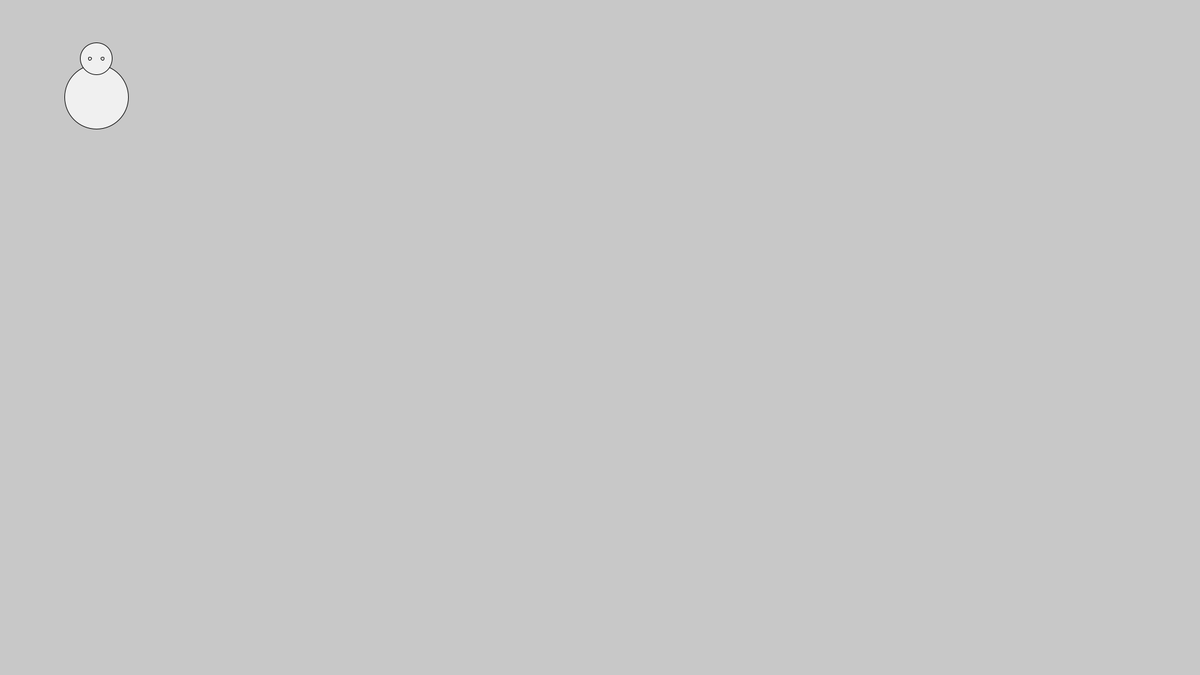
Frame 1 (no input)
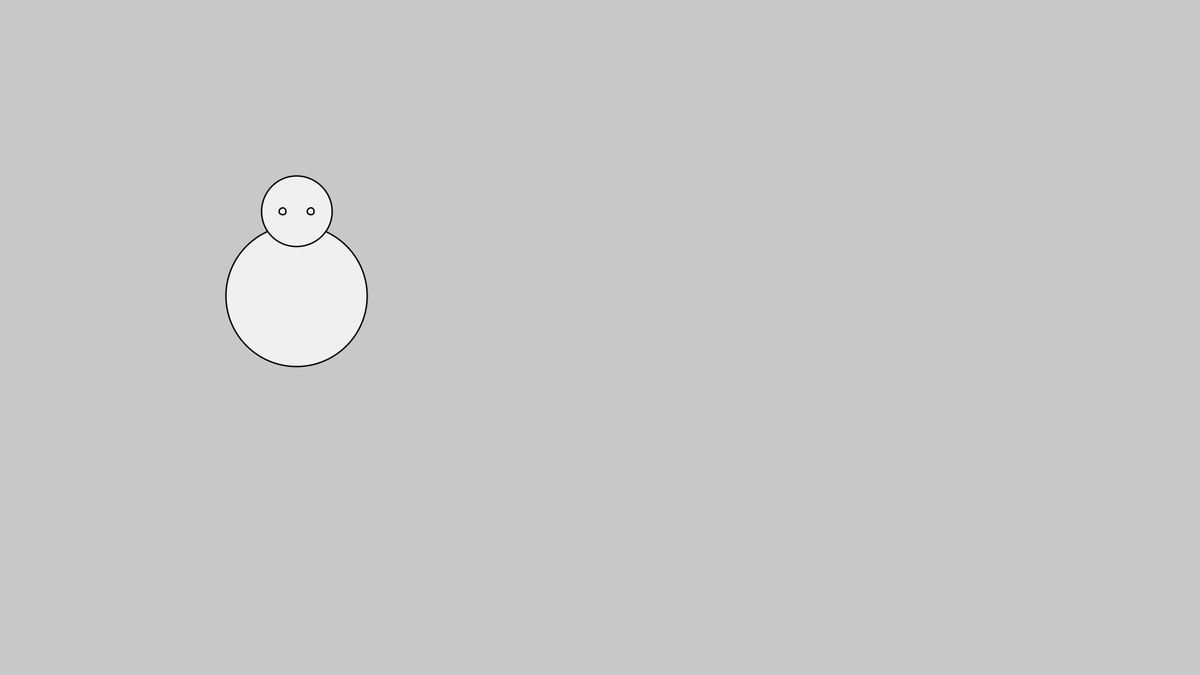
Frame 60 (the mouse pressed at the canvas centre just before this capture)
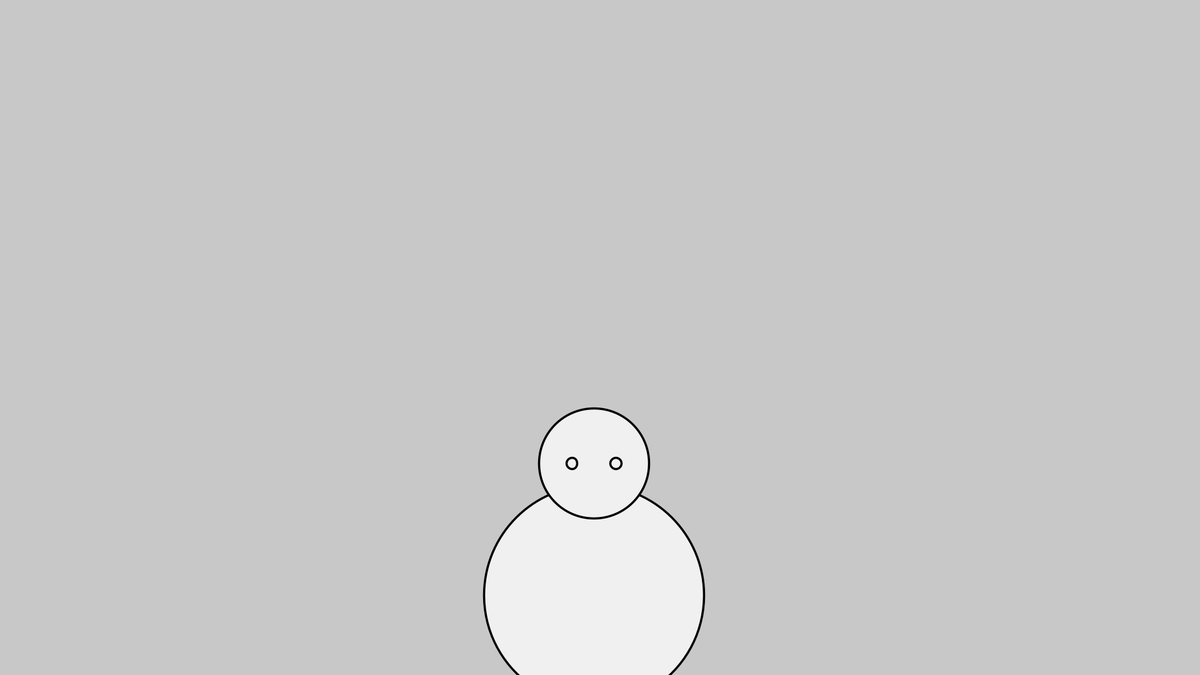
Frame 120 (the mouse held since frame 60 and released just before this capture)

The Processing sketch that drew these frames (run headless with seeded random() and noise(); from frame 60 on, the mouse is pressed at the canvas centre):

// Processing sketch: Monster_thing_V_2
// ── Monster_thing_V_2.pde
float x = 150;
float y = 150;
float ym = 2;
float BSize = 100;
float a = 0.0;
float s = 1;

void setup(){
  size(1920, 1080);
  background(200);
  frameRate(30);
  fill(240);
  ellipse(x, y, BSize, BSize);
  ellipse(x, y-60, BSize/2, BSize/2);
  ellipse(x-10, y-60, BSize/20, BSize/20);
  ellipse(x+10, y-60, BSize/20, BSize/20);
}

void draw(){
  background(200);
  y = y+1;
  x = x+1;
  s = s + 0.021;
  
  scale(s);
  ellipse(x, y+sin(frameCount), BSize, BSize);
  ellipse(x, y-60+sin(frameCount), BSize/2, BSize/2);
  ellipse(x-10, y-60+sin(frameCount), BSize/20, BSize/20);
  ellipse(x+10, y-60+sin(frameCount), BSize/20, BSize/20);
  
}
